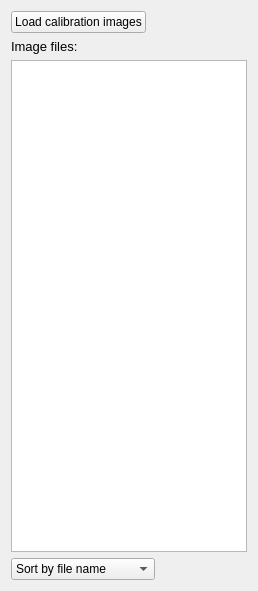
        <widget class="QWidget" name="page_5">
         <property name="geometry">
          <rect>
           <x>0</x>
           <y>0</y>
           <width>258</width>
           <height>591</height>
          </rect>
         </property>
         <attribute name="icon">
          <iconset resource="icons.qrc">
           <normaloff>:/resources/1415596851_Project.png</normaloff>:/resources/1415596851_Project.png</iconset>
         </attribute>
         <attribute name="label">
          <string>Calibration images</string>
         </attribute>
         <layout class="QVBoxLayout" name="verticalLayout_18">
          <item>
           <layout class="QVBoxLayout" name="verticalLayout_2">
            <item>
             <widget class="QPushButton" name="loadImageCal">
              <property name="sizePolicy">
               <sizepolicy hsizetype="Fixed" vsizetype="Fixed">
                <horstretch>0</horstretch>
                <verstretch>0</verstretch>
               </sizepolicy>
              </property>
              <property name="text">
               <string>Load calibration images</string>
              </property>
              <property name="icon">
               <iconset resource="icons.qrc">
                <normaloff>:/resources/loadImagesRuler.png</normaloff>:/resources/loadImagesRuler.png</iconset>
              </property>
              <property name="iconSize">
               <size>
                <width>40</width>
                <height>40</height>
               </size>
              </property>
             </widget>
            </item>
            <item>
             <widget class="QLabel" name="label_2">
              <property name="font">
               <font>
                <pointsize>10</pointsize>
               </font>
              </property>
              <property name="text">
               <string>Image files:</string>
              </property>
             </widget>
            </item>
            <item>
             <widget class="QListWidget" name="listFilesCalWidget">
              <property name="sizePolicy">
               <sizepolicy hsizetype="Fixed" vsizetype="MinimumExpanding">
                <horstretch>0</horstretch>
                <verstretch>0</verstretch>
               </sizepolicy>
              </property>
              <property name="minimumSize">
               <size>
                <width>220</width>
                <height>0</height>
               </size>
              </property>
              <property name="contextMenuPolicy">
               <enum>Qt::CustomContextMenu</enum>
              </property>
              <property name="selectionMode">
               <enum>QAbstractItemView::ExtendedSelection</enum>
              </property>
             </widget>
            </item>
            <item>
             <widget class="QComboBox" name="sortFilesCalComboBox">
              <property name="sizePolicy">
               <sizepolicy hsizetype="Fixed" vsizetype="Fixed">
                <horstretch>0</horstretch>
                <verstretch>0</verstretch>
               </sizepolicy>
              </property>
              <item>
               <property name="text">
                <string>Sort by file name</string>
               </property>
              </item>
              <item>
               <property name="text">
                <string>Sort by date created</string>
               </property>
              </item>
              <item>
               <property name="text">
                <string>Sort by date modified</string>
               </property>
              </item>
             </widget>
            </item>
           </layout>
          </item>
         </layout>
        </widget>
